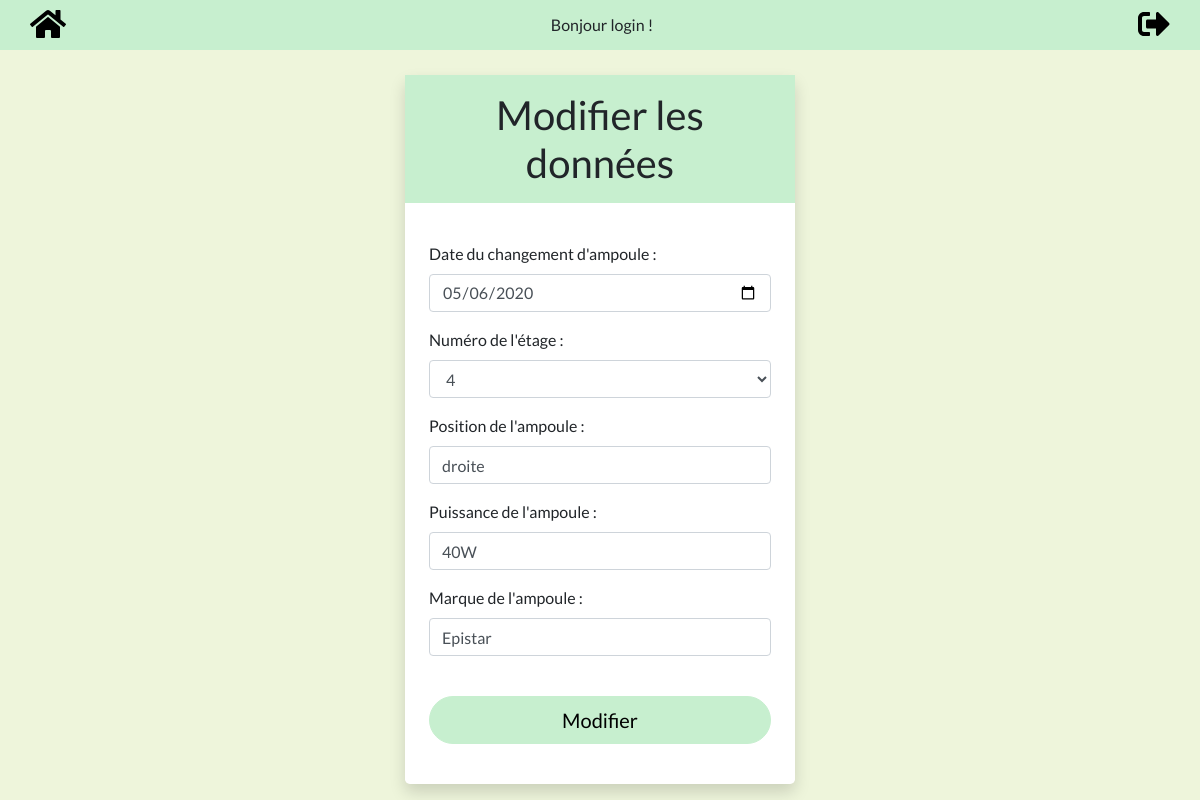
Screenshot of /modify.php?edit=1&id=31 (signed in) with the database file from the repository.
### tables this page shows
CREATE TABLE `ampoule` (
  `id` int(11) NOT NULL AUTO_INCREMENT,
  `date_changement` date NOT NULL,
  `etage` varchar(50) NOT NULL,
  `position` varchar(20) NOT NULL,
  `puissance_ampoule` varchar(70) NOT NULL,
  `marque_ampoule` varchar(50) NOT NULL,
  PRIMARY KEY (`id`)
);

### modify.php (the view, shortened to what this page needs)
<?php
    require_once('database.php');
    $dateChange= '';
    $etage= '';
    $position= '';
    $puissance= '';
    $marque='';
    if(isset($_GET['id']) && isset($_GET['edit'])){
        $sql= 'SELECT id, date_changement, etage, position, puissance_ampoule, marque_ampoule FROM ampoule WHERE id=:id';
        $sth = $dbh->prepare($sql);
        $sth->bindParam(':id', $_GET['id'], PDO::PARAM_INT);
        $sth->execute();
        $result = $sth->fetch(PDO::FETCH_ASSOC);
        $dateChange=$result['date_changement'];
        $etage=$result['etage'];
        $position= $result['position'];
        $puissance= $result['puissance_ampoule'];
        $marque=$result['marque_ampoule'];
    }
?>
<!DOCTYPE html>
<html lang="FR">
    <head>
        <link rel="stylesheet" href="https://stackpath.bootstrapcdn.com/bootstrap/4.5.0/css/bootstrap.min.css">
        <link rel="stylesheet" href="style.css">
    </head>
    <body>
        <div class="container-fluid navbar">
                <div class="container d-flex lign-items-center">
                <div class="returnbutton">
                        <a href="accueil.php" title="Retour à l'accueil">
                            <i class="fas fa-home fa-2x" style="color:black;"></i>
                        </a>
            </div>
                    <div>
                        <?php
                        echo '<p class="echo">Bonjour ' .$_SESSION['username']. ' ! </p>'
                        ?>
                    </div>
                    <div>
                        <a href="deco.php" title="Se déconnecter"> <i class="fas fa-sign-out-alt fa-2x" style="color:black;"></i></a>
                    </div>
                </div>
            </div>
        <div class="container-fluid mt-3 ">
            <main>
            <div class="container responsive-table-line shadow bg-white rounded-lg offset-lg-4 col-lg-4 my-3">
            <div class="title">
                <?php
                        if (isset($_GET['id']) && isset($_GET['edit'])){
                            $edadd= "Modifier les données";
                        }else{
                            $edadd= "Ajouter un changement";
                        }
                ?>
                <h1 class="p-3"><?=$edadd ?></h1>
            </div>
            <form action='' method='POST' class=" p-4 ">
                <div class="pb-3">
                <label> Date du changement d'ampoule : </label>
                    <input type="date" name='date_changement' id='date_changement' value="<?=$dateChange; ?>" class="form-control " required>
                </div>
                <div class="pb-3">
                    <label for="etage">Numéro de l'étage :</label>
                    <select name='etage' id='etage' class="form-control" required>
                            <option <?php if ($etage =='4'){echo "selected";}?> >4</option>
                    </select>
                </div>
                <div class="pb-3">
                    <label>Position de l'ampoule :</label>
                    <input type="text" name='position' id='position' placeholder="droite, gauche, fond du couloir, ..." value="<?=$position; ?>" class="form-control" required>
                </div>
                <div class="pb-3">
                    <label>Puissance de l'ampoule : </label>
                    <input type="text" name='puissance_ampoule' id='puissance_ampoule' placeholder="40W, 60W, 75W, ..." value="<?=$puissance; ?>" class="form-control" required>
                </div>
                <div class="pb-3">
                    <label>Marque de l'ampoule : </label>
                    <input type="text" name='marque_ampoule' id='marque_ampoule' placeholder="Marque" value="<?=$marque; ?>" class="form-control" required>
                </div>
                <br>
                <div class="text-center pb-3">
                    <?php
                        if (isset($_GET['id']) && isset($_GET['edit'])){
                            $button= "Modifier";
                        }else{
                            $button= "Ajouter";
                        }
                    ?>
                    <button type="submit" class="btn btn-outline-primary btn-lg btn-block center rounded-pill "><?=$button ?></button>
                </div>
            </form>
        </div>
        </main>
    </body>
</html>

### style.css (style rules this page uses)
body { font-family: 'Lato', sans-serif; font-size: 16px; background-color: #eef5db; margin:auto; }
.container { padding:0; margin: auto; }
h1 { text-align: center; margin-bottom: 15px; }
.title { background-color: #c7efcf; margin:0; }
.btn-outline-primary { background-color: #c7efcf; color: black; border-color: #c7efcf; }
.returnbutton { text-align: center; }
.echo { margin:0; }
.navbar { margin: 0; background-color: #c7efcf; }
main { margin-top: 25px; }

### rows the page displays
ampoule: date_changement "05/06/2020", etage "4", position "droite", puissance_ampoule "40W", marque_ampoule "Epistar"

### other values shown
$_SESSION['username'] "login"
$edadd "Modifier les données"
$button "Modifier"
